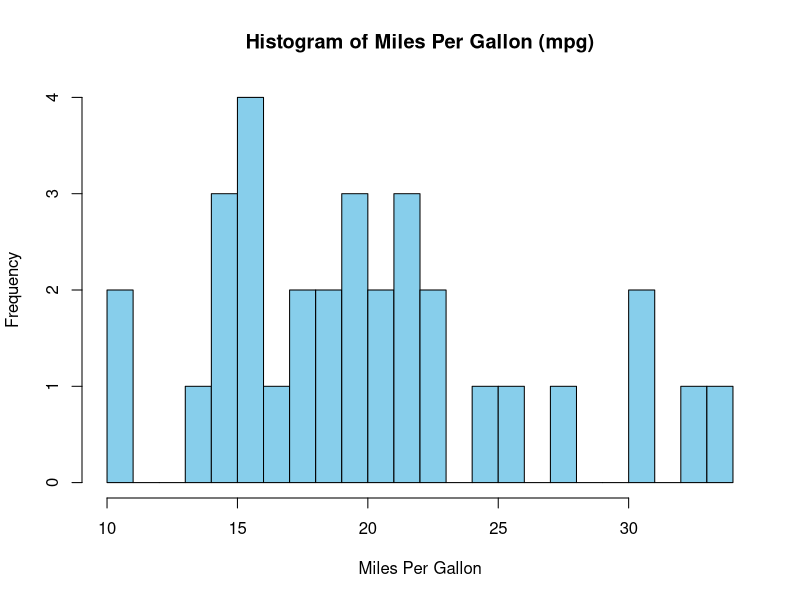
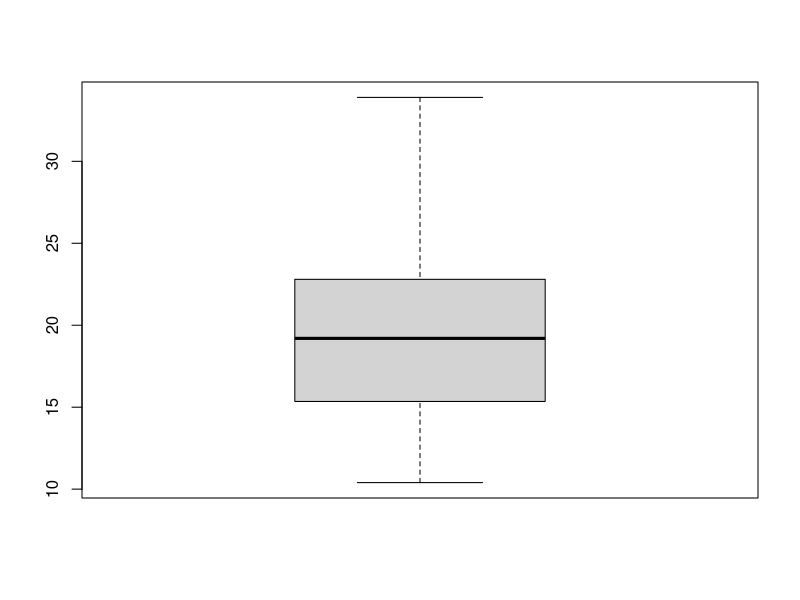
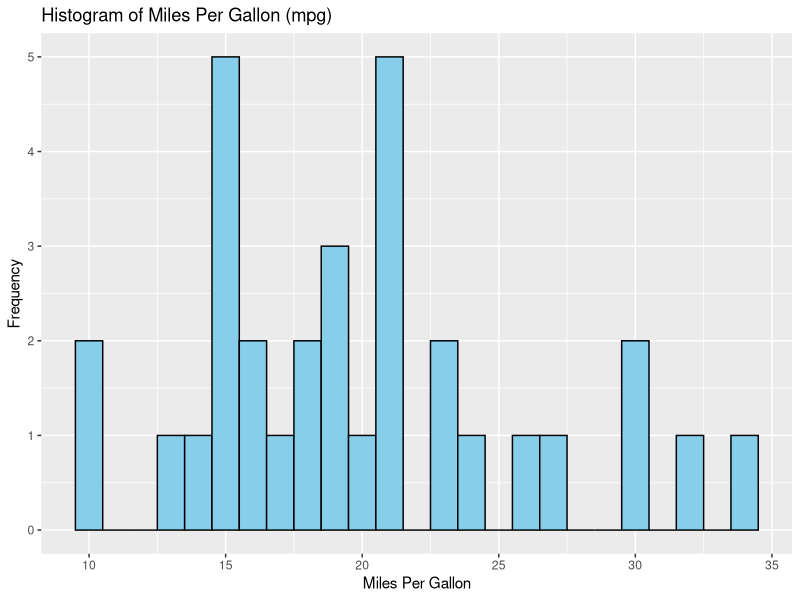

The R script that drew these images, in order:
data(mtcars)

# Create a histogram of the 'mpg' column
hist(mtcars$mpg,
     main = "Histogram of Miles Per Gallon (mpg)",
     xlab = "Miles Per Gallon",
     col = "skyblue",
     border = "black",
     breaks = 20)  # Number of bin 

boxplot(mtcars$mpg) 
ggplot2::geom_histogram()

library(ggplot2)

# Create a basic histogram with `ggplot2`
ggplot(mtcars, aes(x = mpg)) +
  geom_histogram(binwidth = 1, fill = "skyblue", color = "black") +
  labs(title = "Histogram of Miles Per Gallon (mpg)", x = "Miles Per Gallon", y = "Frequency")



